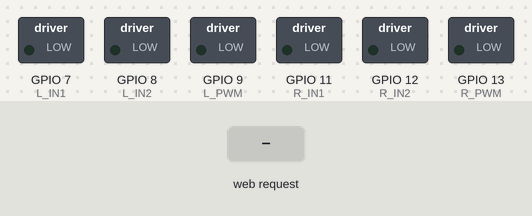
Recording of a sketch running on a simulated ESP32-S3. On the bench: switched loads named in the sketch (green lamp = pin HIGH). Inputs (shaded band) come from the test bench. WiFi joins after 1.5 s; servers stay silent unless stated; what the sketch prints to the serial monitor is not drawn.

Above: at 2.7 s.
2.8 s: HTTP request GET /F received
At 4.0 s:
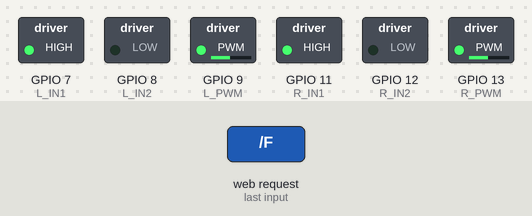
4.3 s: HTTP request GET /B received
At 5.2 s:
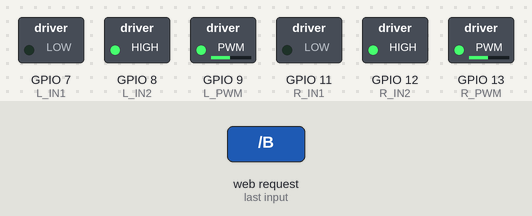
5.8 s: HTTP request GET /L received
At 6.3 s:
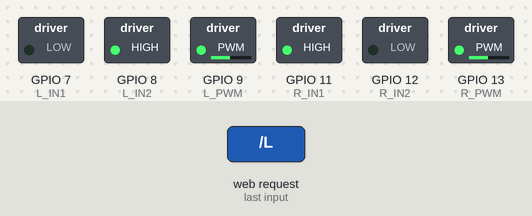
7.3 s: HTTP request GET /R received
At 8.7 s:
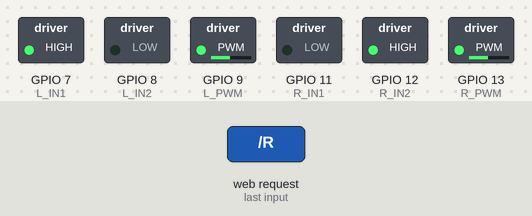
Timing chart, 0 to 9.8 s (numbered marks = the images above; inputs shaded):
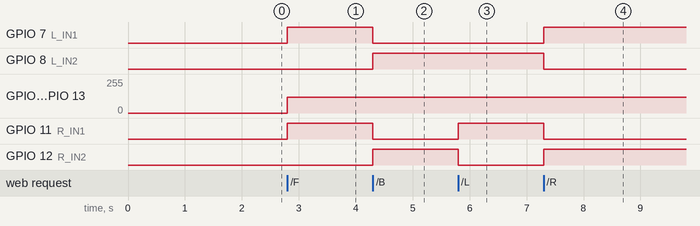

The sketch:

wifi_web_car_control.ino
```cpp
#include <WiFi.h>
#include <WebServer.h>

const char* WIFI_SSID = "YOUR_WIFI_SSID";
const char* WIFI_PASSWORD = "YOUR_WIFI_PASSWORD";

WebServer server(80);

const int L_IN1 = 7;
const int L_IN2 = 8;
const int L_PWM = 9;
const int R_IN1 = 11;
const int R_IN2 = 12;
const int R_PWM = 13;

int carSpeed = 120;

void setMotor(int in1, int in2, int pwmPin, int speedValue) {
  speedValue = constrain(speedValue, -255, 255);
  if (speedValue > 0) {
    digitalWrite(in1, HIGH);
    digitalWrite(in2, LOW);
    analogWrite(pwmPin, speedValue);
  } else if (speedValue < 0) {
    digitalWrite(in1, LOW);
    digitalWrite(in2, HIGH);
    analogWrite(pwmPin, -speedValue);
  } else {
    digitalWrite(in1, LOW);
    digitalWrite(in2, LOW);
    analogWrite(pwmPin, 0);
  }
}

void moveCar(int leftSpeed, int rightSpeed) {
  setMotor(L_IN1, L_IN2, L_PWM, leftSpeed);
  setMotor(R_IN1, R_IN2, R_PWM, rightSpeed);
}

void forward() { moveCar(carSpeed, carSpeed); }
void backward() { moveCar(-carSpeed, -carSpeed); }
void turnLeft() { moveCar(-carSpeed, carSpeed); }
void turnRight() { moveCar(carSpeed, -carSpeed); }
void stopCar() { moveCar(0, 0); }

String pageHtml() {
  return "<!doctype html><html><head><meta name='viewport' content='width=device-width,initial-scale=1'>"
         "<style>body{font-family:Arial;text-align:center}button{font-size:24px;margin:8px;padding:16px 24px}</style>"
         "</head><body><h1>Phase 4 Car Control</h1>"
         "<p><a href='/F'><button>Forward</button></a></p>"
         "<p><a href='/L'><button>Left</button></a><a href='/S'><button>Stop</button></a><a href='/R'><button>Right</button></a></p>"
         "<p><a href='/B'><button>Backward</button></a></p>"
         "</body></html>";
}

void setupRoutes() {
  server.on("/", []() { server.send(200, "text/html", pageHtml()); });
  server.on("/F", []() { forward(); server.send(200, "text/html", pageHtml()); });
  server.on("/B", []() { backward(); server.send(200, "text/html", pageHtml()); });
  server.on("/L", []() { turnLeft(); server.send(200, "text/html", pageHtml()); });
  server.on("/R", []() { turnRight(); server.send(200, "text/html", pageHtml()); });
  server.on("/S", []() { stopCar(); server.send(200, "text/html", pageHtml()); });
}

void setup() {
  Serial.begin(115200);
  pinMode(L_IN1, OUTPUT); pinMode(L_IN2, OUTPUT); pinMode(L_PWM, OUTPUT);
  pinMode(R_IN1, OUTPUT); pinMode(R_IN2, OUTPUT); pinMode(R_PWM, OUTPUT);
  stopCar();

  WiFi.begin(WIFI_SSID, WIFI_PASSWORD);
  Serial.print("Connecting to Wi-Fi");
  while (WiFi.status() != WL_CONNECTED) {
    delay(500);
    Serial.print(".");
  }
  Serial.println();
  Serial.print("Open: http://");
  Serial.println(WiFi.localIP());

  setupRoutes();
  server.begin();
}

void loop() {
  server.handleClient();
}
```

Measured:
- after the input at 2.8 s, GPIO 7 (L_IN1), GPIO 11 (R_IN1): LOW → HIGH at once; GPIO 9 (L_PWM), GPIO 13 (R_PWM): 0/255 → 120/255 at once
- after the input at 4.3 s, GPIO 7 (L_IN1), GPIO 11 (R_IN1): HIGH → LOW at once; GPIO 8 (L_IN2), GPIO 12 (R_IN2): LOW → HIGH at once
- after the input at 5.8 s, GPIO 11 (R_IN1): LOW → HIGH at once; GPIO 12 (R_IN2): HIGH → LOW at once
- after the input at 7.3 s, GPIO 7 (L_IN1), GPIO 12 (R_IN2): LOW → HIGH at once; GPIO 8 (L_IN2), GPIO 11 (R_IN1): HIGH → LOW at once
